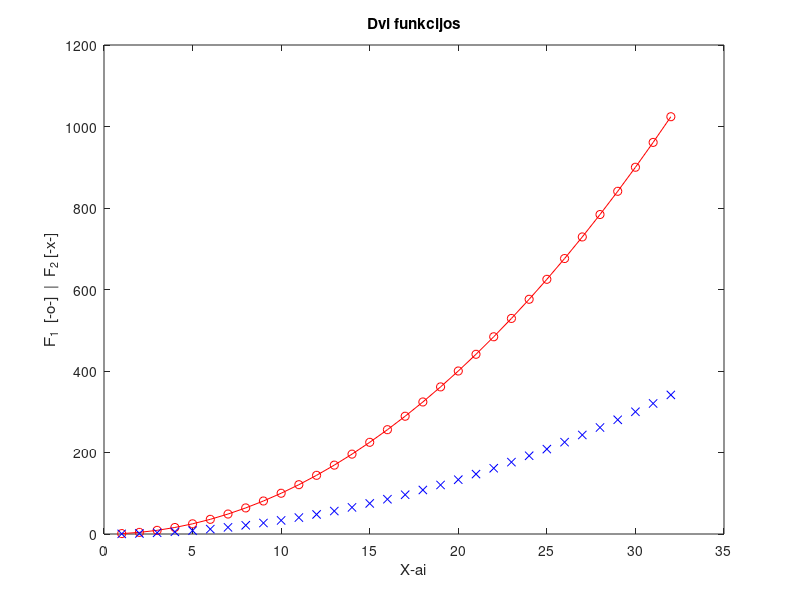

Recreate this plot in MATLAB.
%
% Paprastas skriptas
%

x = 1:32;
y = x.^2;

plot(x, y, 'o-r', x, y/3, 'xb')
title('Dvi funkcijos')
xlabel('X-ai')
ylabel('F_1  [-o-]  |  F_2 [-x-]')

% help sin
% doc plot
% docsearch title

N = 2;
vekt = N+1:0.5:N+4

A = [N N+1 N+2; N+3 N+4 N+5; N+6 N+7 N+8];
A(3, 2)
A(2:3, 1:2)
A([1 3 7 9])
A([1 3], [1 3])

B=[A; vekt(1:3)]
